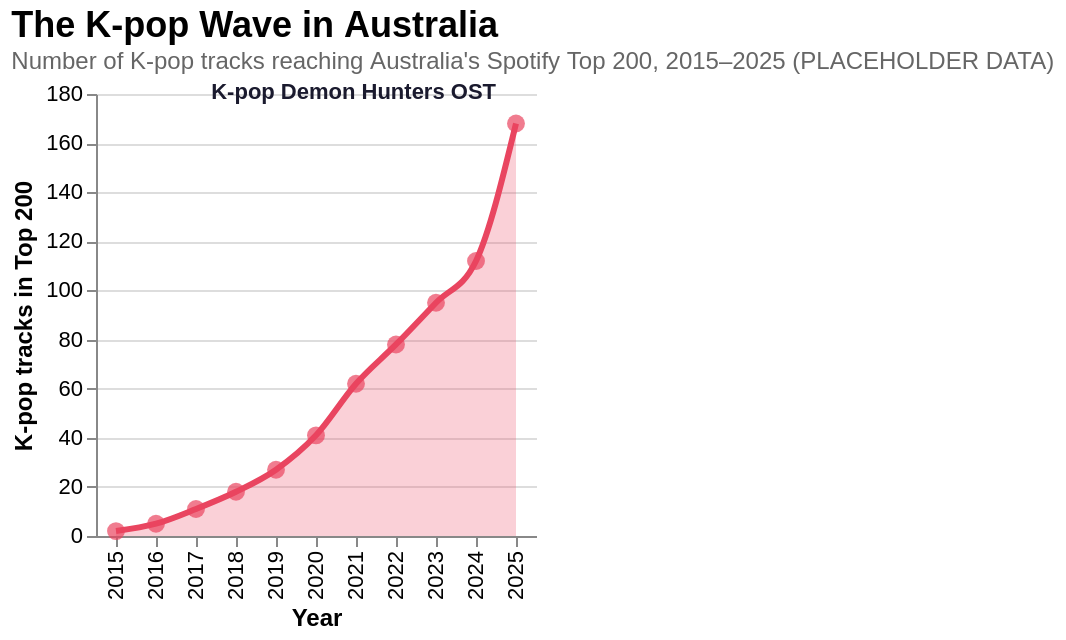

Here is the Vega-Lite specification saved for this chart:
### Vega-Lite specification from a JSON file in a GitHub repository (floating-point values rounded to 4 significant figures)
{"$schema": "https://vega.github.io/schema/vega-lite/v5.json", "title": {"text": "The K-pop Wave in Australia", "subtitle": "Number of K-pop tracks reaching Australia's Spotify Top 200, 2015–2025 (PLACEHOLDER DATA)", "anchor": "start", "fontSize": 18, "subtitleFontSize": 12, "subtitleColor": "#666"}, "width": "container", "height": 320, "autosize": {"type": "fit-x", "contains": "padding"}, "data": {"values": [{"year": 2015, "tracks": 2}, {"year": 2016, "tracks": 5}, {"year": 2017, "tracks": 11}, {"year": 2018, "tracks": 18}, {"year": 2019, "tracks": 27}, {"year": 2020, "tracks": 41}, {"year": 2021, "tracks": 62}, {"year": 2022, "tracks": 78}, {"year": 2023, "tracks": 95}, {"year": 2024, "tracks": 112}, {"year": 2025, "tracks": 168}]}, "layer": [{"mark": {"type": "area", "color": "#e94560", "opacity": 0.25, "interpolate": "monotone"}, "encoding": {"x": {"field": "year", "type": "ordinal", "title": "Year"}, "y": {"field": "tracks", "type": "quantitative", "title": "K-pop tracks in Top 200"}}}, {"mark": {"type": "line", "color": "#e94560", "strokeWidth": 3, "interpolate": "monotone"}, "encoding": {"x": {"field": "year", "type": "ordinal"}, "y": {"field": "tracks", "type": "quantitative"}}}, {"mark": {"type": "point", "color": "#e94560", "filled": true, "size": 80}, "encoding": {"x": {"field": "year", "type": "ordinal"}, "y": {"field": "tracks", "type": "quantitative"}, "tooltip": [{"field": "year", "title": "Year"}, {"field": "tracks", "title": "Tracks in Top 200"}]}}, {"data": {"values": [{"year": 2025, "tracks": 168, "label": "K-pop Demon Hunters OST"}]}, "mark": {"type": "text", "align": "right", "dx": -10, "dy": -15, "fontWeight": "bold", "color": "#1a1a2e"}, "encoding": {"x": {"field": "year", "type": "ordinal"}, "y": {"field": "tracks", "type": "quantitative"}, "text": {"field": "label"}}}], "config": {"axis": {"labelFontSize": 11, "titleFontSize": 12}, "view": {"stroke": null}}}
